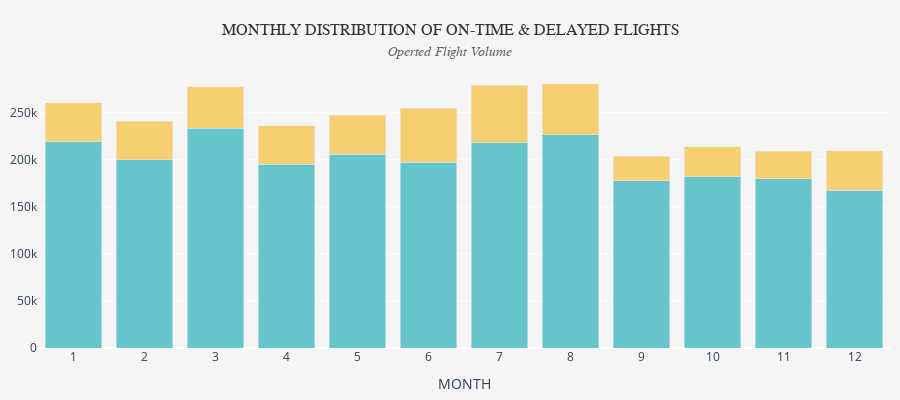

Here is the notebook cell this chart was saved with:
### Markdown cell above
### Chart: On-time vs Delays Over time (Month)

### Code cell
df_monthly = ontime_delay_by(df_flights, ["MONTH"])

fig_5 = px.bar(
    df_monthly,
    x="MONTH", y=["n_ontime", "n_delayed"],
    labels={"value": "Number of operated flights", "variable": "Status"},
    height=400, color_discrete_sequence = px.colors.qualitative.Pastel
)

fig_5.update_layout(
    barmode="stack", showlegend = False,
    xaxis=dict(dtick=1), yaxis_title = None,
    title=dict(
        text=(
        "MONTHLY DISTRIBUTION OF ON-TIME & DELAYED FLIGHTS"
        "<br><span style='font-size:14px;color:#666;font-style:italic'>Operted Flight Volume</span>"
        ),
        x=0.5,
        xanchor="center"
    ),
    margin = dict(l=10, r=10, t=70, b=10),
                  paper_bgcolor="#f5f5f5",   # nền toàn figure (kể cả title)
                  plot_bgcolor="#f5f5f5",    # nền vùng bar chart
                  title_font=dict(size=16, color="#333", family="Comic Sans MS")
)
#fig_5.update_traces(opacity = 0.8)
fig_5.show()

### Figure 1 — Plotly figure (JSON) as saved in the notebook; plotly's stock layout.template omitted (floating-point values rounded to 4 significant figures)
{"data": [{"hovertemplate": "Status=n_ontime<br>MONTH=%{x}<br>Number of operated flights=%{y}<extra></extra>", "legendgroup": "n_ontime", "marker": {"color": "rgb(102, 197, 204)", "pattern": {"shape": ""}}, "name": "n_ontime", "orientation": "v", "showlegend": true, "textposition": "auto", "type": "bar", "x": [1, 2, 3, 4, 5, 6, 7, 8, 9, 10, 11, 12], "xaxis": "x", "y": [219380, 199920, 233348, 195379, 205733, 197430, 218214, 226592, 177596, 182186, 179894, 167385], "yaxis": "y"}, {"hovertemplate": "Status=n_delayed<br>MONTH=%{x}<br>Number of operated flights=%{y}<extra></extra>", "legendgroup": "n_delayed", "marker": {"color": "rgb(246, 207, 113)", "pattern": {"shape": ""}}, "name": "n_delayed", "orientation": "v", "showlegend": true, "textposition": "auto", "type": "bar", "x": [1, 2, 3, 4, 5, 6, 7, 8, 9, 10, 11, 12], "xaxis": "x", "y": [41405, 40856, 44477, 40611, 41798, 57568, 60697, 54011, 26285, 31869, 29050, 42120], "yaxis": "y"}], "layout": {"barmode": "stack", "height": 400, "legend": {"title": {"text": "Status"}, "tracegroupgap": 0}, "margin": {"b": 10, "l": 10, "r": 10, "t": 70}, "paper_bgcolor": "#f5f5f5", "plot_bgcolor": "#f5f5f5", "showlegend": false, "title": {"font": {"color": "#333", "family": "Comic Sans MS", "size": 16}, "text": "MONTHLY DISTRIBUTION OF ON-TIME & DELAYED FLIGHTS<br><span style='font-size:14px;color:#666;font-style:italic'>Operted Flight Volume</span>", "x": 0.5, "xanchor": "center"}, "xaxis": {"anchor": "y", "domain": [0, 1], "dtick": 1, "title": {"text": "MONTH"}}, "yaxis": {"anchor": "x", "domain": [0, 1], "title": {}}}}
